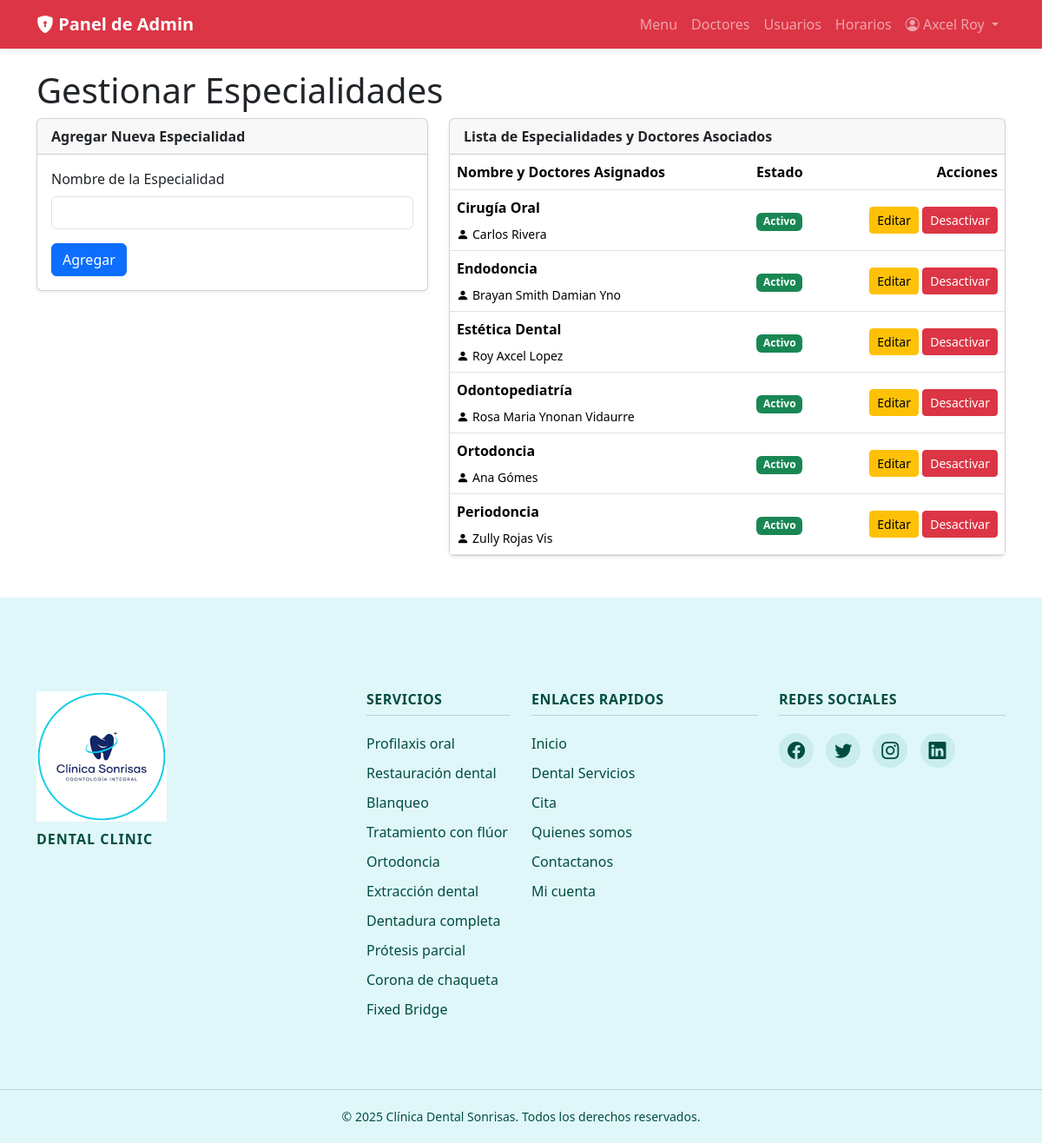
Page /admin/gestionar_especialidades.php (signed in) on the committed database.
### tables this page shows
CREATE TABLE `especialidades` (
  `id_especialidad` int(11) NOT NULL,
  `nombre_especialidad` varchar(100) NOT NULL,
  `estado` enum('activo','inactivo') NOT NULL DEFAULT 'activo'
);

### admin/gestionar_especialidades.php (the view, shortened to what this page needs)
<?php
require_once __DIR__ . '/../includes/config.php';
$especialidades = $mysqli->query("SELECT * FROM especialidades ORDER BY nombre_especialidad");
$doctores_por_especialidad = [];
$query_doctores = "SELECT u.nombre, u.apellido, d.id_especialidad
                   FROM usuarios u
                   JOIN doctores d ON u.id_usuario = d.id_usuario
                   WHERE u.rol = 'doctor' AND u.estado = 'activo'";
$resultado_doctores = $mysqli->query($query_doctores);
while ($doc = $resultado_doctores->fetch_assoc()) {
    $doctores_por_especialidad[$doc['id_especialidad']][] = $doc['nombre'] . ' ' . $doc['apellido'];
}
require_once ROOT_PATH . '/includes/header.php';
?>
<h1>Gestionar Especialidades</h1>
<div class="row">
    <div class="col-md-5 mb-4">
        <div class="card shadow-sm">
            <div class="card-header fw-bold">Agregar Nueva Especialidad</div>
            <div class="card-body">
                <form method="POST">
                    <div class="mb-3">
                        <label for="nombre_especialidad" class="form-label">Nombre de la Especialidad</label>
                        <input type="text" id="nombre_especialidad" name="nombre_especialidad" class="form-control" required>
                    </div>
                    <button type="submit" class="btn btn-primary">Agregar</button>
                </form>
            </div>
        </div>
    </div>
    <div class="col-md-7">
        <div class="card shadow-sm">
            <div class="card-header fw-bold">Lista de Especialidades y Doctores Asociados</div>
            <div class="table-responsive">
                <table class="table table-hover align-middle mb-0">
                    <thead>
                        <tr>
                            <th>Nombre y Doctores Asignados</th>
                            <th class="text-center">Estado</th>
                            <th class="text-end">Acciones</th>
                        </tr>
                    </thead>
                    <tbody>
                        <?php if ($especialidades->num_rows > 0): ?>
                            <?php while ($e = $especialidades->fetch_assoc()): ?>
                                <tr>
                                    <td>
                                        <strong><?php echo htmlspecialchars($e['nombre_especialidad']); ?></strong>
                                        <?php
                                        if (isset($doctores_por_especialidad[$e['id_especialidad']])): ?>
                                            <ul class="list-unstyled small mt-2 mb-0">
                                            <?php foreach ($doctores_por_especialidad[$e['id_especialidad']] as $nombre_doctor): ?>
                                                <li><i class="bi bi-person-fill me-1"></i><?php echo htmlspecialchars($nombre_doctor); ?></li>
                                            <?php endforeach; ?>
                                            </ul>
                                        <?php else: ?>
                                            <p class="small text-muted mt-2 mb-0">No hay doctores asignados.</p>
                                        <?php endif; ?>
                                    </td>
                                    <td class="text-center">
                                        <span class="badge <?php echo $e['estado'] == 'activo' ? 'bg-success' : 'bg-secondary'; ?>">
                                            <?php echo ucfirst($e['estado']); ?>
                                        </span>
                                    </td>
                                    <td class="text-end">
                                        <button class="btn btn-sm btn-warning" data-bs-toggle="modal" data-bs-target="#modalEditar" data-id="<?php echo $e['id_especialidad']; ?>" data-nombre="<?php echo htmlspecialchars($e['nombre_especialidad']); ?>">
                                            Editar
                                        </button>
                                        <form method="POST" class="d-inline">
                                            <button type="submit" class="btn btn-sm <?php echo $e['estado'] == 'activo' ? 'btn-danger' : 'btn-success'; ?>">
                                                <?php echo $e['estado'] == 'activo' ? 'Desactivar' : 'Activar'; ?>
                                            </button>
                                        </form>
                                    </td>
                                </tr>
                            <?php endwhile; ?>
                        <?php else: ?>
                            <tr>
                                <td colspan="3" class="text-center text-muted">No hay especialidades registradas.</td>
                            </tr>
                        <?php endif; ?>
                    </tbody>
                </table>
            </div>
        </div>
    </div>
</div>
<?php require_once ROOT_PATH . '/includes/footer.php'; ?>

### rows in the picture
especialidades: nombre_especialidad "Cirugía Oral", id_especialidad "Carlos Rivera", estado "Activo", shows "Desactivar"
especialidades: nombre_especialidad "Endodoncia", id_especialidad "Brayan Smith Damian Yno", estado "Activo", shows "Desactivar"
especialidades: nombre_especialidad "Estética Dental", id_especialidad "Roy Axcel Lopez", estado "Activo", shows "Desactivar"
especialidades: nombre_especialidad "Odontopediatría", id_especialidad "Rosa Maria Ynonan Vidaurre", estado "Activo", shows "Desactivar"
especialidades: nombre_especialidad "Ortodoncia", id_especialidad "Ana Gómes", estado "Activo", shows "Desactivar"
especialidades: nombre_especialidad "Periodoncia", id_especialidad "Zully Rojas Vis", estado "Activo", shows "Desactivar"

### other values in the picture
$_SESSION["nombre"] "Axcel Roy"
